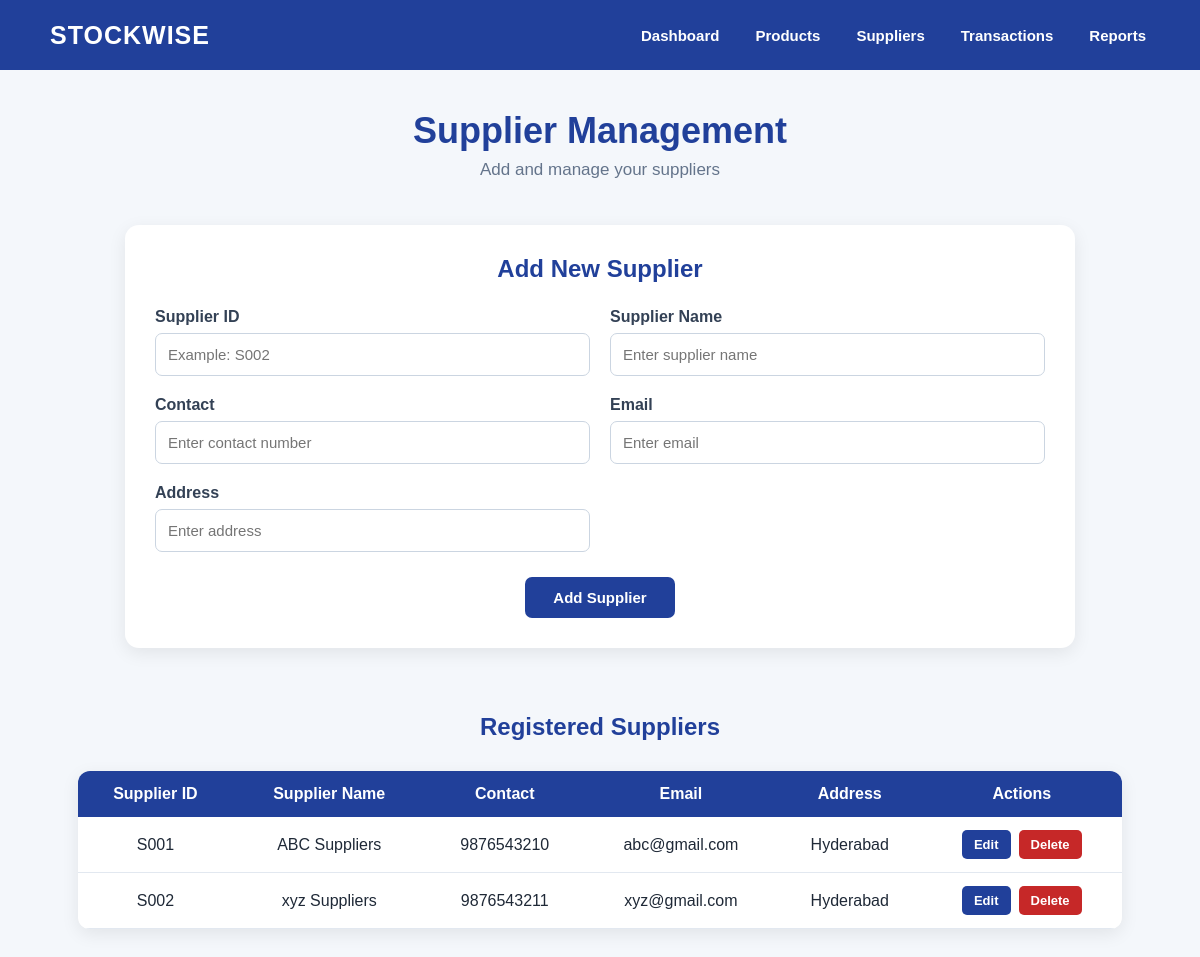
The app's page /supplier-management with its own data.
### tables this page shows
CREATE TABLE suppliers (
            supplier_id TEXT PRIMARY KEY,
            supplier_name TEXT NOT NULL,
            contact TEXT NOT NULL,
            email TEXT NOT NULL,
            address TEXT NOT NULL
        );

### app.py (the view, shortened to what this page needs)
@app.route("/supplier-management", methods=["GET", "POST"])
def supplier_management():
    message = ""
    conn = get_connection()
    suppliers = conn.execute("""
        SELECT *
        FROM suppliers
        ORDER BY supplier_id
    """).fetchall()
    conn.close()
    return render_template(
        "supplier_management.html",
        suppliers=suppliers,
        message=message,
        edit_supplier=None
    )

### app.py (called while the page is built)
def get_connection():
    conn = sqlite3.connect("stockwise.db")
    conn.row_factory = sqlite3.Row
    return conn

### templates/supplier_management.html (shortened to what this page needs)
<!DOCTYPE html>
<html lang="en">
<head>
    <link rel="stylesheet"
          href="{{ url_for('static', filename='css/style.css') }}">
</head>
<body>
    {% include 'navbar.html' %}
    <section class="page-header">
        <h1>
            Supplier Management
        </h1>
        <p>
            Add and manage your suppliers
        </p>
    </section>
    <section class="form-section">
    {% if edit_supplier %}
        <!-- =====================================
             EDIT SUPPLIER
        ====================================== -->
        <h2>
            Edit Supplier
        </h2>
        <form
            action="{{ url_for(
                'edit_supplier',
                supplier_id=edit_supplier['supplier_id']
            ) }}"
            method="POST"
        >
            <div class="form-grid">
                <div class="form-group">
                    <label>
                        Supplier ID
                    </label>
                    <input
                        type="text"
                        value="{{ edit_supplier['supplier_id'] }}"
                        disabled
                    >
                </div>
                <div class="form-group">
                    <label>
                        Supplier Name
                    </label>
                    <input
                        type="text"
                        name="supplier_name"
                        value="{{ edit_supplier['supplier_name'] }}"
                        required
                    >
                </div>
                <div class="form-group">
                    <label>
                        Contact
                    </label>
                    <input
                        type="text"
                        name="contact"
                        value="{{ edit_supplier['contact'] }}"
                        required
                    >
                </div>
                <div class="form-group">
                    <label>
                        Email
                    </label>
                    <input
                        type="email"
                        name="email"
                        value="{{ edit_supplier['email'] }}"
                        required
                    >
                </div>
                <div class="form-group">
                    <label>
                        Address
                    </label>
                    <input
                        type="text"
                        name="address"
                        value="{{ edit_supplier['address'] }}"
                        required
                    >
                </div>
            </div>
            <div class="form-buttons">
                <button type="submit">
                    Update Supplier
                </button>
                <a
                    href="{{ url_for('supplier_management') }}"
                    class="cancel-button"
                >
                    Cancel
                </a>
            </div>
        </form>
    {% else %}
        <h2>
            Add New Supplier
        </h2>
        <form
            action="{{ url_for('supplier_management') }}"
            method="POST"
        >
            <div class="form-grid">
                <div class="form-group">
                    <label>
                        Supplier ID
                    </label>
                    <input
                        type="text"
                        name="supplier_id"
                        placeholder="Example: S002"
                        required
                    >
                </div>
                <div class="form-group">
                    <label>
                        Supplier Name
                    </label>
                    <input
                        type="text"
                        name="supplier_name"
                        placeholder="Enter supplier name"
                        required
                    >
                </div>
                <div class="form-group">
                    <label>
                        Contact
                    </label>
                    <input
                        type="text"
                        name="contact"
                        placeholder="Enter contact number"
                        required
                    >
                </div>
                <div class="form-group">
                    <label>
                        Email
                    </label>
                    <input
                        type="email"
                        name="email"
                        placeholder="Enter email"
                        required
                    >
                </div>
                <div class="form-group">
                    <label>
                        Address
                    </label>
                    <input
                        type="text"
                        name="address"
                        placeholder="Enter address"
                        required
                    >
                </div>
            </div>
            <div class="form-buttons">
                <button type="submit">
                    Add Supplier
                </button>
            </div>
        </form>
    {% endif %}
    </section>
    <section class="product-list-section">
        <h2>
            Registered Suppliers
        </h2>
        {% if suppliers %}
        <div class="table-container">
            <table>
                <thead>
                    <tr>
                        <th>
                            Supplier ID
                        </th>
                        <th>
                            Supplier Name
                        </th>
                        <th>
                            Contact
                        </th>
                        <th>
                            Email
                        </th>
                        <th>
                            Address
                        </th>
                        <th>
                            Actions
                        </th>
                    </tr>
                </thead>
                <tbody>
                {% for supplier in suppliers %}
                    <tr>
                        <td>
                            {{ supplier["supplier_id"] }}
                        </td>
                        <td>
                            {{ supplier["supplier_name"] }}
                        </td>
                        <td>
                            {{ supplier["contact"] }}
                        </td>
                        <td>
                            {{ supplier["email"] }}
                        </td>
                        <td>
                            {{ supplier["address"] }}
                        </td>
                        <td>
                            <div class="action-buttons">
                                <a
                                    href="{{ url_for(
                                        'edit_supplier',
                                        supplier_id=supplier['supplier_id']
                                    ) }}"
                                    class="edit-button"
                                >
                                    Edit
                                </a>
                                <form
                                    action="{{ url_for(
                                        'delete_supplier',
                                        supplier_id=supplier['supplier_id']
                                    ) }}"
                                    method="POST"
                                    onsubmit="return confirm(
                                        'Are you sure you want to delete this supplier?'
                                    );"
                                >
                                    <button
                                        type="submit"
                                        class="delete-button"
                                    >
                                        Delete
                                    </button>
                                </form>
                            </div>
                        </td>
                    </tr>
                {% endfor %}
                </tbody>
            </table>
        </div>
        {% else %}
            <p class="no-data">
                No suppliers registered yet.
            </p>
        {% endif %}
    </section>
</body>
</html>

### static/css/style.css (style rules this page uses)
* { margin: 0; padding: 0; box-sizing: border-box; }
body { font-family: Arial, Helvetica, sans-serif; background: #f4f7fb; color: #1f2937; }
.table-container { width: 90%; margin: 30px auto; overflow-x: auto; }
table { width: 100%; border-collapse: collapse; background: white; box-shadow: 0 5px 18px rgba(0, 0, 0, 0.08); }
th { background: #1e3a8a; color: white; padding: 14px; }
td { padding: 13px; border-bottom: 1px solid #e2e8f0; text-align: center; }
.page-header { text-align: center; padding: 40px 20px 20px; }
.page-header h1 { color: #21409a; font-size: 36px; margin-bottom: 8px; }
.page-header p { color: #64748b; font-size: 17px; }
.form-section { max-width: 950px; margin: 25px auto; padding: 30px; background: white; border-radius: 14px; box-shadow: 0 5px 18px rgba(0, 0, 0, 0.08); }
.form-section h2 { text-align: center; color: #21409a; margin-bottom: 25px; }
.form-grid { display: grid; grid-template-columns: repeat(2, 1fr); gap: 20px; }
.form-group { display: flex; flex-direction: column; }
.form-group label { margin-bottom: 7px; font-weight: bold; color: #334155; }
.form-group input { padding: 12px; border: 1px solid #cbd5e1; border-radius: 7px; font-size: 15px; outline: none; }
.form-buttons { margin-top: 25px; display: flex; justify-content: center; gap: 12px; }
.form-buttons button { padding: 12px 28px; border: none; border-radius: 7px; background: #21409a; color: white; font-size: 15px; font-weight: bold; cursor: pointer; }
.product-list-section { max-width: 1200px; margin: 45px auto; padding: 20px; }
.product-list-section h2 { text-align: center; color: #21409a; margin-bottom: 25px; }
.table-container { overflow-x: auto; background: white; border-radius: 12px; box-shadow: 0 5px 18px rgba(0, 0, 0, 0.08); }
.table-container table { width: 100%; border-collapse: collapse; }
.table-container th { background: #21409a; color: white; padding: 14px; text-align: center; }
.table-container td { padding: 13px; text-align: center; border-bottom: 1px solid #e2e8f0; }
.action-buttons { display: flex; justify-content: center; align-items: center; gap: 8px; }
.edit-button { padding: 7px 12px; background: #21409a; color: white; text-decoration: none; border-radius: 5px; font-size: 13px; font-weight: bold; }
.delete-button { padding: 7px 12px; background: #c62828; color: white; border: none; border-radius: 5px; font-size: 13px; font-weight: bold; cursor: pointer; }

### records on screen
suppliers: supplier_id "S001", supplier_name "ABC Suppliers", contact "9876543210", email "abc@gmail.com", address "Hyderabad"
suppliers: supplier_id "S002", supplier_name "xyz Suppliers", contact "9876543211", email "xyz@gmail.com", address "Hyderabad"
